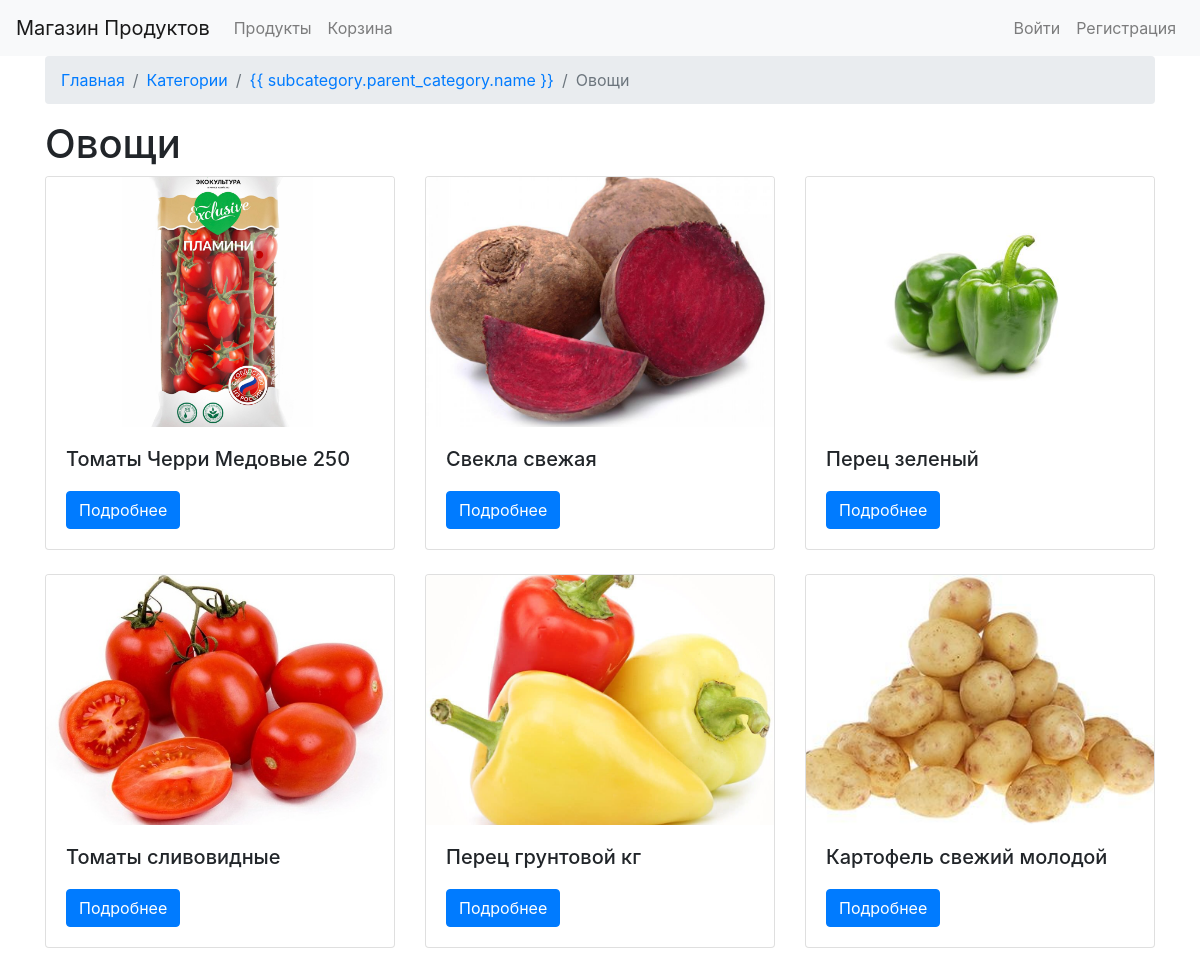
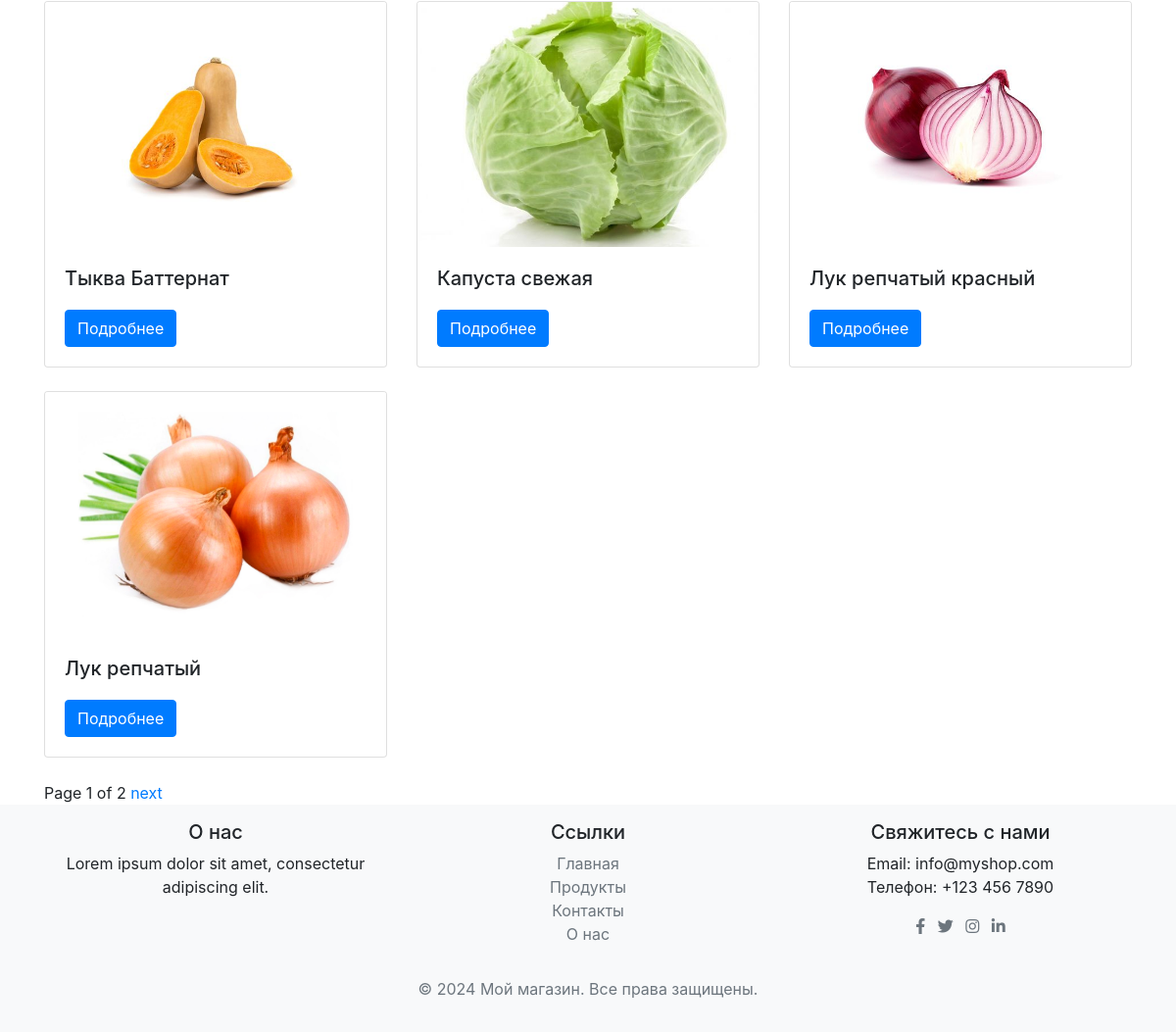
Page /products/subcategories/ovoshi/ on the committed database (2 pictures, top to bottom).
### products/models.py (models this page shows, shortened)
class SubCategory(models.Model):
    name = models.CharField(max_length=100)
    slug = models.SlugField(unique=True)
    image = models.ImageField(upload_to='subcategories/')
    parent_category = models.ForeignKey(
        Category, related_name='subcategories', on_delete=models.CASCADE)

class Product(models.Model):
    name = models.CharField(max_length=100)
    slug = models.SlugField(unique=True)
    image_small = models.ImageField(upload_to='products/small/')
    image_medium = models.ImageField(upload_to='products/medium/')
    image_large = models.ImageField(upload_to='products/large/')
    price = models.DecimalField(max_digits=10, decimal_places=2)
    subcategory = models.ForeignKey(
        SubCategory, related_name='products', on_delete=models.CASCADE)

### products/views.py (the view)
def product_list(request, subcategory_slug):
    subcategory = get_object_or_404(SubCategory, slug=subcategory_slug)
    products = subcategory.products.all()
    paginator = Paginator(products, 10)
    page_number = request.GET.get('page')
    page_obj = paginator.get_page(page_number)
    return render(request, 'products/product_list.html', {'subcategory': subcategory, 'page_obj': page_obj, 'category': subcategory.parent_category})

### products/templates/products/product_list.html (shortened to what this page needs)
{% extends 'base.html' %}
{% block breadcrumbs %}
<nav aria-label="breadcrumb">
    <ol class="breadcrumb">
        <li class="breadcrumb-item"><a href="{% url 'home' %}">Главная</a></li>
        <li class="breadcrumb-item"><a href="{% url 'category_list' %}">Категории</a></li>
        <li class="breadcrumb-item"><a href="{% url 'subcategory_list' subcategory.parent_category.slug %}">{{
                subcategory.parent_category.name }}</a></li>
        <li class="breadcrumb-item active" aria-current="page">{{ subcategory.name }}</li>
    </ol>
</nav>
{% endblock %}
{% block content %}
<h1>{{ subcategory.name }}</h1>
<div class="row">
    {% for product in page_obj %}
    <div class="col-md-4 mb-4">
        <div class="card h-100">
            <img src="{{ product.image_small.url }}" class="card-img-top product-img" alt="{{ product.name }}">
            <div class="card-body d-flex flex-column">
                <h5 class="card-title">{{ product.name }}</h5>
                <div class="mt-auto">
                    <a href="{% url 'product_detail' product.slug %}" class="btn btn-primary">Подробнее</a>
                </div>
            </div>
        </div>
    </div>
    {% endfor %}
</div>
<div class="pagination">
    <span class="page-links">
        <span class="current">
            Page {{ page_obj.number }} of {{ page_obj.paginator.num_pages }}
        </span>
        {% if page_obj.has_next %}
        <a href="?page={{ page_obj.next_page_number }}">next</a>
        {% endif %}
    </span>
</div>
{% endblock %}

### templates/base.html (style rules this page uses)
body { display: flex; flex-direction: column; min-height: 100vh; }
nav { overflow: hidden; }
.product-img { height: 250px; width: 100%; object-fit: cover; }
.card-body { flex-grow: 1; display: flex; flex-direction: column; justify-content: space-between; }
.card-title, .card-text { margin-bottom: 10px; }

### rows in the picture
SubCategory: name "Овощи"
Product: image_small (picture), name "Томаты Черри Медовые 250"
Product: image_small (picture), name "Свекла свежая"
Product: image_small (picture), name "Перец зеленый"
Product: image_small (picture), name "Томаты сливовидные"
Product: image_small (picture), name "Перец грунтовой кг"
Product: image_small (picture), name "Картофель свежий молодой"
Product: image_small (picture), name "Тыква Баттернат"
Product: image_small (picture), name "Капуста свежая"
Product: image_small (picture), name "Лук репчатый красный"
Product: image_small (picture), name "Лук репчатый"

### other values in the picture
{{ page_obj.number }} "1"
{{ page_obj.paginator.num_pages }} "2"
